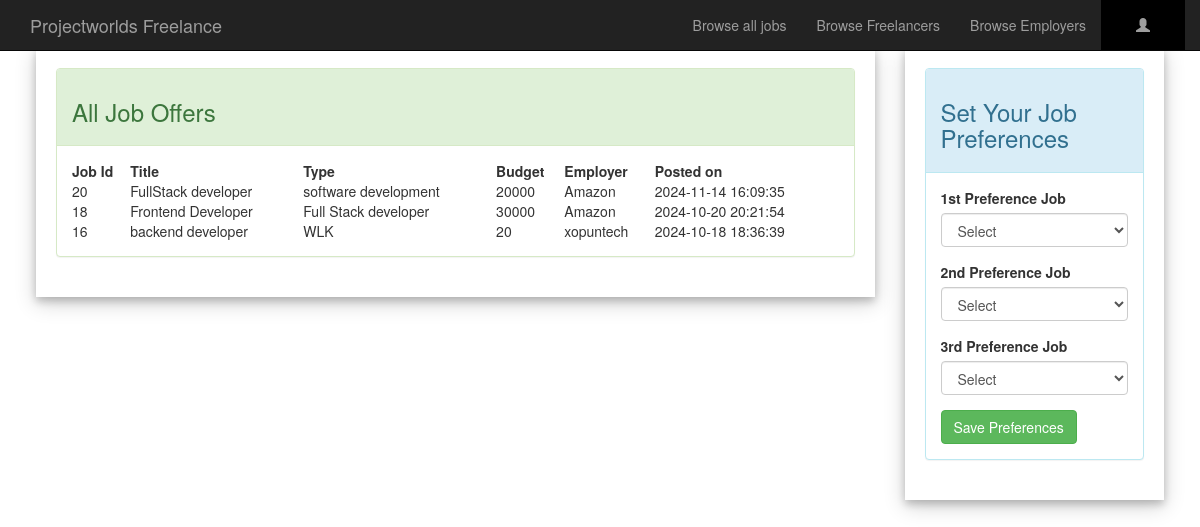
/allJob.php, run on the app's committed database.
### tables this page shows
CREATE TABLE `job_offer` (
  `job_id` bigint(20) UNSIGNED NOT NULL,
  `title` varchar(200) NOT NULL,
  `type` varchar(200) NOT NULL,
  `description` varchar(1000) NOT NULL,
  `budget` int(11) NOT NULL,
  `skills` varchar(200) NOT NULL,
  `special_skill` varchar(200) NOT NULL,
  `e_username` varchar(200) NOT NULL,
  `valid` tinyint(1) NOT NULL,
  `timestamp` timestamp NOT NULL DEFAULT current_timestamp()
);

### allJob.php (the view, shortened to what this page needs)
<?php
include('server.php');
if (isset($_SESSION["Username"])) {
    $username = $_SESSION["Username"];
    if ($_SESSION["Usertype"] == 1) {
        $linkPro = "freelancerProfile.php";
        $linkEditPro = "editFreelancer.php";
        $linkBtn = "applyJob.php";
        $textBtn = "Apply for this job";
    } else {
        $linkPro = "employerProfile.php";
        $linkEditPro = "editEmployer.php";
        $linkBtn = "editJob.php";
        $textBtn = "Edit the job offer";
    }
} else {
    $username = "";
}
$sql = "SELECT * FROM job_offer WHERE valid=1 ORDER BY timestamp DESC";
$result = $conn->query($sql);
?>
<!DOCTYPE html>
<html>
<head>
    <link rel="stylesheet" type="text/css" href="bootstrap/css/bootstrap.min.css">
    <link rel="stylesheet" type="text/css" href="awesome/css/fontawesome-all.min.css">
</head>
<body>
    <nav class="navbar navbar-inverse navbar-fixed-top">
        <div class="container">
            <div class="navbar-header">
                <a href="index.php" class="navbar-brand">Projectworlds Freelance</a>
            </div>
            <div class="collapse navbar-collapse" id="navbar-collapse">
                <ul class="nav navbar-nav navbar-right">
                    <li><a href="allJob.php">Browse all jobs</a></li>
                    <li><a href="allFreelancer.php">Browse Freelancers</a></li>
                    <li><a href="allEmployer.php">Browse Employers</a></li>
                    <li class="dropdown" style="background:#000;padding:0 20px;">
                        <a class="dropdown-toggle" data-toggle="dropdown" href="#">
                            <span class="glyphicon glyphicon-user"></span> <?php echo $username; ?>
                        </a>
                    </li>
                </ul>
            </div>
        </div>
    </nav>
    <div style="padding:1% 3%;">
        <div class="row">
            <div class="col-lg-9">
                <div class="card" style="padding:20px;">
                    <div class="panel panel-success">
                        <div class="panel-heading"><h3>All Job Offers</h3></div>
                        <div class="panel-body">
                            <table style="width:100%">
                                <tr>
                                    <th>Job Id</th>
                                    <th>Title</th>
                                    <th>Type</th>
                                    <th>Budget</th>
                                    <th>Employer</th>
                                    <th>Posted on</th>
                                </tr>
                                <?php
                                if ($result->num_rows > 0) {
                                    while ($row = $result->fetch_assoc()) {
                                        echo "<tr>
                                            <td>{$row['job_id']}</td>
                                            <td>{$row['title']}</td>
                                            <td>{$row['type']}</td>
                                            <td>{$row['budget']}</td>
                                            <td>{$row['e_username']}</td>
                                            <td>{$row['timestamp']}</td>
                                        </tr>";
                                    }
                                } else {
                                    echo "<tr><td colspan='6'>No jobs to show</td></tr>";
                                }
                                ?>
                            </table>
                        </div>
                    </div>
                </div>
            </div>
            <div class="col-lg-3">
                <div class="card" style="padding:20px;">
                    <div class="panel panel-info">
                        <div class="panel-heading"><h3>Set Your Job Preferences</h3></div>
                        <div class="panel-body">
                            <form action="freelancer_preferences.php" method="post">
                            <div class="form-group">
    <label for="first_pref">1st Preference Job</label>
    <select name="first_pref" class="form-control" required>
        <option value="">Select</option>
    </select>
</div>
<div class="form-group">
    <label for="second_pref">2nd Preference Job</label>
    <select name="second_pref" class="form-control" required>
        <option value="">Select</option>
    </select>
</div>
<div class="form-group">
    <label for="third_pref">3rd Preference Job</label>
    <select name="third_pref" class="form-control" required>
        <option value="">Select</option>
    </select>
</div>
                                <button type="submit" name="submit_preferences" class="btn btn-success">Save Preferences</button>
                            </form>
                        </div>
                    </div>
                </div>
            </div>
        </div>
    </div>
</body>
</html>

### allJob.php (style rules this page uses)
body { padding-top: 3%; margin: 0; }
.card { box-shadow: 0 4px 8px 0 rgba(0, 0, 0, 0.2), 0 6px 20px 0 rgba(0, 0, 0, 0.19); background: #fff; }

### data on the page
job_offer: job_id "20", title "FullStack developer", type "software development", budget "20000", e_username "Amazon", timestamp "2024-11-14 16:09:35"
job_offer: job_id "18", title "Frontend Developer", type "Full Stack developer", budget "30000", e_username "Amazon", timestamp "2024-10-20 20:21:54"
job_offer: job_id "16", title "backend developer", type "WLK", budget "20", e_username "xopuntech", timestamp "2024-10-18 18:36:39"
